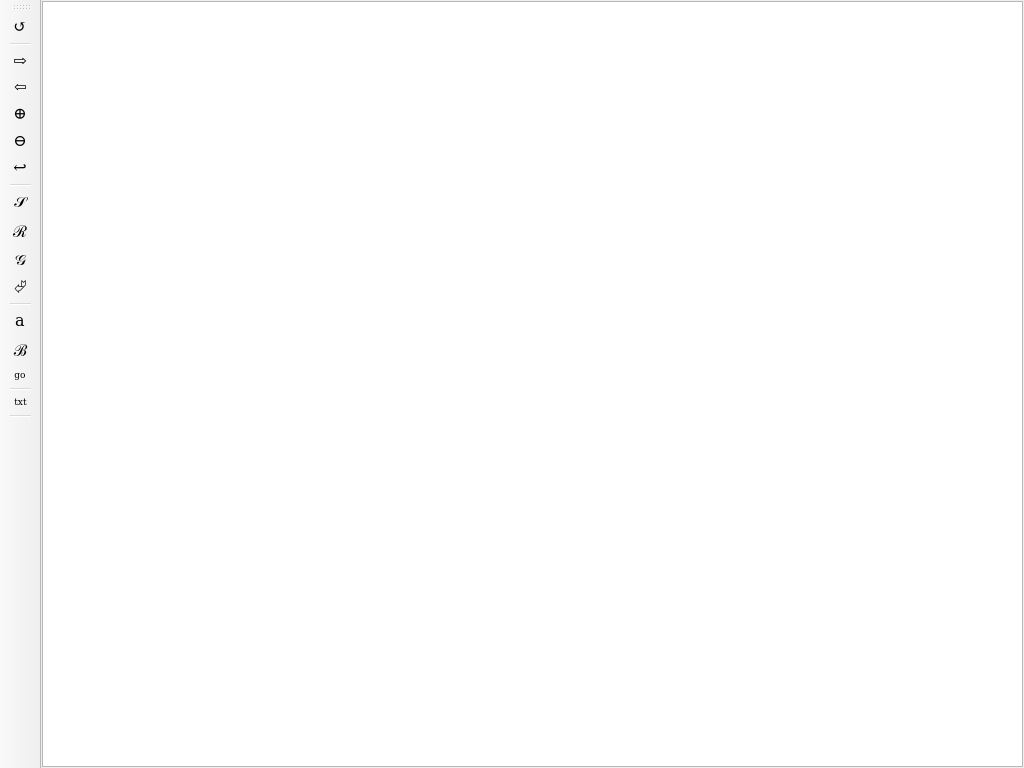
<?xml version="1.0" encoding="UTF-8"?>
<ui version="4.0">
 <class>PdQMainWindow</class>
 <widget class="QMainWindow" name="PdQMainWindow">
  <property name="geometry">
   <rect>
    <x>0</x>
    <y>0</y>
    <width>1024</width>
    <height>768</height>
   </rect>
  </property>
  <property name="sizePolicy">
   <sizepolicy hsizetype="Expanding" vsizetype="Expanding">
    <horstretch>0</horstretch>
    <verstretch>0</verstretch>
   </sizepolicy>
  </property>
  <property name="windowTitle">
   <string>PdQMainWindow</string>
  </property>
  <widget class="QWidget" name="centralWidget">
   <property name="sizePolicy">
    <sizepolicy hsizetype="Expanding" vsizetype="Expanding">
     <horstretch>0</horstretch>
     <verstretch>0</verstretch>
    </sizepolicy>
   </property>
   <property name="maximumSize">
    <size>
     <width>16777203</width>
     <height>16777215</height>
    </size>
   </property>
   <layout class="QVBoxLayout" name="verticalLayout">
    <property name="spacing">
     <number>0</number>
    </property>
    <property name="leftMargin">
     <number>0</number>
    </property>
    <property name="topMargin">
     <number>0</number>
    </property>
    <property name="rightMargin">
     <number>0</number>
    </property>
    <property name="bottomMargin">
     <number>0</number>
    </property>
    <item>
     <layout class="QGridLayout" name="gridLayout">
      <property name="sizeConstraint">
       <enum>QLayout::SetDefaultConstraint</enum>
      </property>
      <property name="leftMargin">
       <number>1</number>
      </property>
      <property name="topMargin">
       <number>1</number>
      </property>
      <property name="rightMargin">
       <number>1</number>
      </property>
      <property name="bottomMargin">
       <number>1</number>
      </property>
      <property name="spacing">
       <number>0</number>
      </property>
      <item row="0" column="0">
       <widget class="PDFView" name="graphicsView">
        <property name="sizePolicy">
         <sizepolicy hsizetype="Expanding" vsizetype="Expanding">
          <horstretch>0</horstretch>
          <verstretch>0</verstretch>
         </sizepolicy>
        </property>
       </widget>
      </item>
     </layout>
    </item>
   </layout>
  </widget>
  <widget class="QToolBar" name="toolBar">
   <property name="sizePolicy">
    <sizepolicy hsizetype="Fixed" vsizetype="Preferred">
     <horstretch>0</horstretch>
     <verstretch>0</verstretch>
    </sizepolicy>
   </property>
   <property name="font">
    <font>
     <family>DejaVu Serif</family>
     <pointsize>12</pointsize>
    </font>
   </property>
   <property name="windowTitle">
    <string>toolBar</string>
   </property>
   <attribute name="toolBarArea">
    <enum>LeftToolBarArea</enum>
   </attribute>
   <attribute name="toolBarBreak">
    <bool>false</bool>
   </attribute>
   <addaction name="actionReloadFile"/>
   <addaction name="separator"/>
   <addaction name="actionNextPage"/>
   <addaction name="actionPrevPage"/>
   <addaction name="actionZoomIn"/>
   <addaction name="actionZoomOut"/>
   <addaction name="actionGoBack"/>
   <addaction name="separator"/>
   <addaction name="actionSearch"/>
   <addaction name="actionReverse"/>
   <addaction name="actionAbandonSearch"/>
   <addaction name="actionGotIt"/>
   <addaction name="separator"/>
   <addaction name="actionAddBookmark"/>
   <addaction name="actionOpenBookmarks"/>
   <addaction name="actionNavigate"/>
   <addaction name="separator"/>
   <addaction name="actionShowTextExtract"/>
   <addaction name="separator"/>
  </widget>
  <action name="actionReloadFile">
   <property name="text">
    <string>↺</string>
   </property>
   <property name="toolTip">
    <string>Reload (Ctrl-L)</string>
   </property>
   <property name="font">
    <font>
     <family>DejaVu Serif</family>
     <pointsize>12</pointsize>
     <italic>true</italic>
    </font>
   </property>
   <property name="shortcut">
    <string>Ctrl+L</string>
   </property>
  </action>
  <action name="actionPrevPage">
   <property name="text">
    <string>⇦</string>
   </property>
   <property name="toolTip">
    <string>previous page (p)</string>
   </property>
   <property name="font">
    <font>
     <family>DejaVu Serif</family>
     <pointsize>11</pointsize>
    </font>
   </property>
   <property name="shortcut">
    <string>P</string>
   </property>
  </action>
  <action name="actionNextPage">
   <property name="text">
    <string>⇨</string>
   </property>
   <property name="toolTip">
    <string>next page (n)</string>
   </property>
   <property name="font">
    <font>
     <family>DejaVu Serif</family>
     <pointsize>12</pointsize>
    </font>
   </property>
   <property name="shortcut">
    <string>N</string>
   </property>
  </action>
  <action name="actionZoomIn">
   <property name="text">
    <string>⊕</string>
   </property>
   <property name="toolTip">
    <string>zoom in (.)</string>
   </property>
   <property name="shortcut">
    <string>.</string>
   </property>
  </action>
  <action name="actionZoomOut">
   <property name="text">
    <string>⊖</string>
   </property>
   <property name="toolTip">
    <string>zoom out (,)</string>
   </property>
   <property name="shortcut">
    <string>,</string>
   </property>
  </action>
  <action name="actionGoBack">
   <property name="text">
    <string>↩</string>
   </property>
   <property name="toolTip">
    <string>go back (b)</string>
   </property>
   <property name="shortcut">
    <string>B</string>
   </property>
  </action>
  <action name="actionSearch">
   <property name="text">
    <string>𝒮</string>
   </property>
   <property name="toolTip">
    <string>search (Ctrl-S)</string>
   </property>
   <property name="shortcut">
    <string>Ctrl+S</string>
   </property>
  </action>
  <action name="actionReverse">
   <property name="text">
    <string>ℛ</string>
   </property>
   <property name="toolTip">
    <string>reverse search (Ctrl-R)</string>
   </property>
   <property name="shortcut">
    <string>Ctrl+R</string>
   </property>
  </action>
  <action name="actionAbandonSearch">
   <property name="text">
    <string>𝒢</string>
   </property>
   <property name="toolTip">
    <string>abandon search (Ctrl-G)</string>
   </property>
   <property name="shortcut">
    <string>Ctrl+G</string>
   </property>
  </action>
  <action name="actionGotIt">
   <property name="text">
    <string>⏎</string>
   </property>
   <property name="toolTip">
    <string>got it (Enter)</string>
   </property>
   <property name="shortcut">
    <string>Return</string>
   </property>
  </action>
  <action name="actionAddBookmark">
   <property name="text">
    <string>a</string>
   </property>
   <property name="toolTip">
    <string>add bookmark (a)</string>
   </property>
   <property name="shortcut">
    <string>A</string>
   </property>
  </action>
  <action name="actionOpenBookmarks">
   <property name="text">
    <string>ℬ</string>
   </property>
   <property name="toolTip">
    <string>bookmarks (Ctrl-B)</string>
   </property>
   <property name="shortcut">
    <string>Ctrl+B</string>
   </property>
  </action>
  <action name="actionNavigate">
   <property name="text">
    <string>go</string>
   </property>
   <property name="toolTip">
    <string>go to page...</string>
   </property>
   <property name="font">
    <font>
     <pointsize>7</pointsize>
    </font>
   </property>
   <property name="shortcut">
    <string>G</string>
   </property>
  </action>
  <action name="actionShowTextExtract">
   <property name="text">
    <string>txt</string>
   </property>
   <property name="toolTip">
    <string>show plain text (t)</string>
   </property>
   <property name="font">
    <font>
     <pointsize>7</pointsize>
    </font>
   </property>
   <property name="shortcut">
    <string>T</string>
   </property>
  </action>
 </widget>
 <layoutdefault spacing="6" margin="11"/>
 <customwidgets>
  <customwidget>
   <class>PDFView</class>
   <extends>QGraphicsView</extends>
   <header>pdfview.h</header>
   <slots>
    <signal>reloadFile()</signal>
   </slots>
  </customwidget>
 </customwidgets>
 <resources/>
 <connections>
  <connection>
   <sender>actionReloadFile</sender>
   <signal>triggered()</signal>
   <receiver>PdQMainWindow</receiver>
   <slot>ReloadFile()</slot>
   <hints>
    <hint type="sourcelabel">
     <x>-1</x>
     <y>-1</y>
    </hint>
    <hint type="destinationlabel">
     <x>277</x>
     <y>184</y>
    </hint>
   </hints>
  </connection>
  <connection>
   <sender>actionPrevPage</sender>
   <signal>triggered()</signal>
   <receiver>PdQMainWindow</receiver>
   <slot>PrevPage()</slot>
   <hints>
    <hint type="sourcelabel">
     <x>-1</x>
     <y>-1</y>
    </hint>
    <hint type="destinationlabel">
     <x>277</x>
     <y>184</y>
    </hint>
   </hints>
  </connection>
  <connection>
   <sender>actionNextPage</sender>
   <signal>triggered()</signal>
   <receiver>PdQMainWindow</receiver>
   <slot>NextPage()</slot>
   <hints>
    <hint type="sourcelabel">
     <x>-1</x>
     <y>-1</y>
    </hint>
    <hint type="destinationlabel">
     <x>277</x>
     <y>184</y>
    </hint>
   </hints>
  </connection>
  <connection>
   <sender>actionZoomIn</sender>
   <signal>triggered()</signal>
   <receiver>PdQMainWindow</receiver>
   <slot>ZoomIn()</slot>
   <hints>
    <hint type="sourcelabel">
     <x>-1</x>
     <y>-1</y>
    </hint>
    <hint type="destinationlabel">
     <x>277</x>
     <y>184</y>
    </hint>
   </hints>
  </connection>
  <connection>
   <sender>actionZoomOut</sender>
   <signal>triggered()</signal>
   <receiver>PdQMainWindow</receiver>
   <slot>ZoomOut()</slot>
   <hints>
    <hint type="sourcelabel">
     <x>-1</x>
     <y>-1</y>
    </hint>
    <hint type="destinationlabel">
     <x>277</x>
     <y>184</y>
    </hint>
   </hints>
  </connection>
  <connection>
   <sender>actionGoBack</sender>
   <signal>triggered()</signal>
   <receiver>PdQMainWindow</receiver>
   <slot>GoBack()</slot>
   <hints>
    <hint type="sourcelabel">
     <x>-1</x>
     <y>-1</y>
    </hint>
    <hint type="destinationlabel">
     <x>277</x>
     <y>184</y>
    </hint>
   </hints>
  </connection>
  <connection>
   <sender>actionSearch</sender>
   <signal>triggered()</signal>
   <receiver>PdQMainWindow</receiver>
   <slot>StartSearching()</slot>
   <hints>
    <hint type="sourcelabel">
     <x>-1</x>
     <y>-1</y>
    </hint>
    <hint type="destinationlabel">
     <x>277</x>
     <y>184</y>
    </hint>
   </hints>
  </connection>
  <connection>
   <sender>actionReverse</sender>
   <signal>triggered()</signal>
   <receiver>PdQMainWindow</receiver>
   <slot>StartSearchingInReverse()</slot>
   <hints>
    <hint type="sourcelabel">
     <x>-1</x>
     <y>-1</y>
    </hint>
    <hint type="destinationlabel">
     <x>277</x>
     <y>184</y>
    </hint>
   </hints>
  </connection>
  <connection>
   <sender>actionAbandonSearch</sender>
   <signal>triggered()</signal>
   <receiver>PdQMainWindow</receiver>
   <slot>StopSearching()</slot>
   <hints>
    <hint type="sourcelabel">
     <x>-1</x>
     <y>-1</y>
    </hint>
    <hint type="destinationlabel">
     <x>277</x>
     <y>184</y>
    </hint>
   </hints>
  </connection>
  <connection>
   <sender>actionGotIt</sender>
   <signal>triggered()</signal>
   <receiver>PdQMainWindow</receiver>
   <slot>GotIt()</slot>
   <hints>
    <hint type="sourcelabel">
     <x>-1</x>
     <y>-1</y>
    </hint>
    <hint type="destinationlabel">
     <x>277</x>
     <y>184</y>
    </hint>
   </hints>
  </connection>
  <connection>
   <sender>actionOpenBookmarks</sender>
   <signal>triggered()</signal>
   <receiver>PdQMainWindow</receiver>
   <slot>OpenBookmarks()</slot>
   <hints>
    <hint type="sourcelabel">
     <x>-1</x>
     <y>-1</y>
    </hint>
    <hint type="destinationlabel">
     <x>277</x>
     <y>184</y>
    </hint>
   </hints>
  </connection>
  <connection>
   <sender>actionAddBookmark</sender>
   <signal>triggered()</signal>
   <receiver>PdQMainWindow</receiver>
   <slot>AddNewBookmark()</slot>
   <hints>
    <hint type="sourcelabel">
     <x>-1</x>
     <y>-1</y>
    </hint>
    <hint type="destinationlabel">
     <x>277</x>
     <y>184</y>
    </hint>
   </hints>
  </connection>
  <connection>
   <sender>actionNavigate</sender>
   <signal>triggered()</signal>
   <receiver>PdQMainWindow</receiver>
   <slot>Navigate()</slot>
   <hints>
    <hint type="sourcelabel">
     <x>-1</x>
     <y>-1</y>
    </hint>
    <hint type="destinationlabel">
     <x>277</x>
     <y>184</y>
    </hint>
   </hints>
  </connection>
  <connection>
   <sender>actionShowTextExtract</sender>
   <signal>triggered()</signal>
   <receiver>PdQMainWindow</receiver>
   <slot>ShowTextExtract()</slot>
   <hints>
    <hint type="sourcelabel">
     <x>-1</x>
     <y>-1</y>
    </hint>
    <hint type="destinationlabel">
     <x>277</x>
     <y>184</y>
    </hint>
   </hints>
  </connection>
 </connections>
 <slots>
  <slot>ReloadFile()</slot>
  <slot>PrevPage()</slot>
  <slot>NextPage()</slot>
  <slot>ZoomIn()</slot>
  <slot>ZoomOut()</slot>
  <slot>GoBack()</slot>
  <slot>StartSearching()</slot>
  <slot>StartSearchingInReverse()</slot>
  <slot>StopSearching()</slot>
  <slot>Search(QString,bool)</slot>
  <slot>GotIt()</slot>
  <slot>OpenBookmarks()</slot>
  <slot>AddNewBookmark()</slot>
  <slot>Navigate()</slot>
  <slot>ShowPage(int)</slot>
  <slot>PushCurrentPage()</slot>
  <slot>ShowTextExtract()</slot>
 </slots>
</ui>
